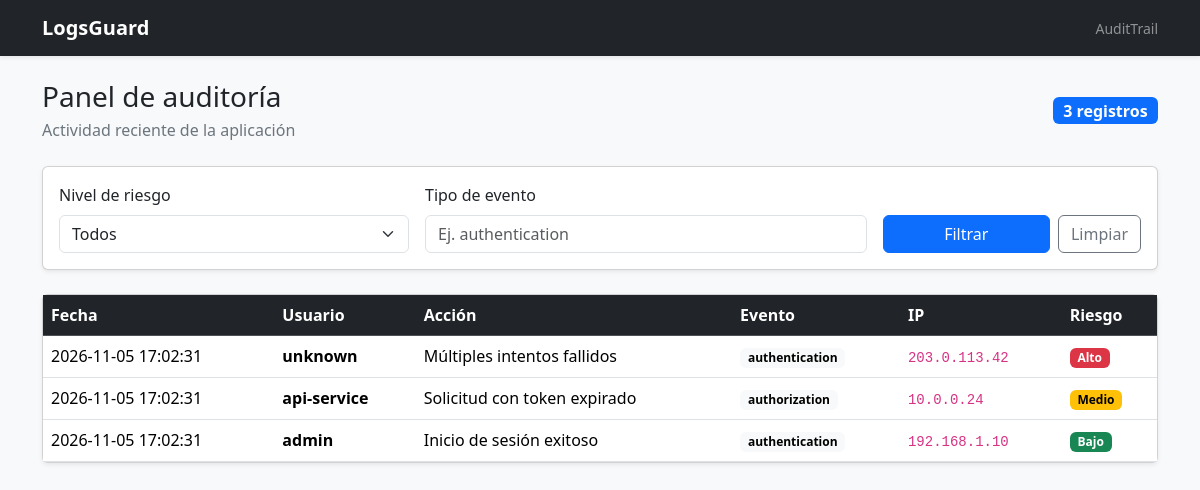
The page / on the database its author committed.
### tables this page shows
CREATE TABLE audit_logs (
     
    id BIGINT PRIMARY KEY,
    username VARCHAR(120) NOT NULL,
    action VARCHAR(160) NOT NULL,
    ip_address VARCHAR(45) NOT NULL,
    occurred_at TIMESTAMP NOT NULL DEFAULT CURRENT_TIMESTAMP,
    risk_level VARCHAR(10) NOT NULL DEFAULT 'low',
    event_type VARCHAR(80) NOT NULL,
    details TEXT NULL,
    CONSTRAINT audit_logs_risk_level_check
        CHECK (risk_level IN ('low', 'medium', 'high', 'critical'))
);

### public/index.php (the view, shortened to what this page needs)
<?php
function escape(string|int|null $value): string
{
    return htmlspecialchars((string) ($value ?? ''), ENT_QUOTES | ENT_SUBSTITUTE, 'UTF-8');
}
$logs = [];
$errorMessage = null;
$eventFilter = trim((string) ($_GET['event_type'] ?? ''));
try {
    $connection = Database::getConnection();
    $parameters = [];
    $query = 'SELECT id, username, action, ip_address, occurred_at, risk_level, event_type, details
        FROM audit_logs';
    $query .= ' ORDER BY occurred_at DESC LIMIT ' . PAGE_SIZE;
    $statement = $connection->prepare($query);
    $statement->execute($parameters);
    $logs = $statement->fetchAll();
} catch (RuntimeException $exception) {
    $errorMessage = $exception->getMessage();
} catch (PDOException $exception) {
    error_log('LogsGuard: error consultando auditoría: ' . $exception->getMessage());
    $errorMessage = 'No fue posible cargar los registros de auditoría.';
}
$riskLabels = [
    'low' => 'Bajo',
    'medium' => 'Medio',
    'high' => 'Alto',
    'critical' => 'Crítico',
];
$riskClasses = [
    'low' => 'success',
    'medium' => 'warning',
    'high' => 'danger',
    'critical' => 'dark',
];
?>
<!doctype html>
<html lang="es">
<head>
    <link href="https://cdn.jsdelivr.net/npm/bootstrap@5.3.3/dist/css/bootstrap.min.css" rel="stylesheet">
</head>
<body class="bg-light">
    <nav class="navbar navbar-dark bg-dark shadow-sm">
        <div class="container">
            <span class="navbar-brand fw-semibold">LogsGuard</span>
            <span class="text-white-50 small">AuditTrail</span>
        </div>
    </nav>
    <main class="container py-4">
        <div class="d-flex flex-column flex-md-row justify-content-between align-items-md-center mb-4 gap-2">
            <div>
                <h1 class="h3 mb-1">Panel de auditoría</h1>
                <p class="text-secondary mb-0">Actividad reciente de la aplicación</p>
            </div>
            <span class="badge text-bg-primary fs-6"><?= count($logs) ?> registros</span>
        </div>
        <?php if ($errorMessage !== null): ?>
            <div class="alert alert-danger" role="alert">
                <?= escape($errorMessage) ?>
            </div>
        <?php else: ?>
            <form method="get" class="card card-body shadow-sm mb-4">
                <div class="row g-3 align-items-end">
                    <div class="col-md-4">
                        <label for="risk_level" class="form-label">Nivel de riesgo</label>
                        <select id="risk_level" name="risk_level" class="form-select">
                            <option value="">Todos</option>
                        </select>
                    </div>
                    <div class="col-md-5">
                        <label for="event_type" class="form-label">Tipo de evento</label>
                        <input id="event_type" name="event_type" class="form-control"
                               value="<?= escape($eventFilter) ?>" maxlength="80"
                               placeholder="Ej. authentication">
                    </div>
                    <div class="col-md-3 d-flex gap-2">
                        <button class="btn btn-primary flex-grow-1" type="submit">Filtrar</button>
                        <a class="btn btn-outline-secondary" href="<?= escape($_SERVER['PHP_SELF'] ?? '/') ?>">Limpiar</a>
                    </div>
                </div>
            </form>
            <div class="card shadow-sm">
                <div class="table-responsive">
                    <table class="table table-hover align-middle mb-0">
                        <thead class="table-dark">
                            <tr>
                                <th scope="col">Fecha</th>
                                <th scope="col">Usuario</th>
                                <th scope="col">Acción</th>
                                <th scope="col">Evento</th>
                                <th scope="col">IP</th>
                                <th scope="col">Riesgo</th>
                            </tr>
                        </thead>
                        <tbody>
                            <?php if ($logs === []): ?>
                                <tr>
                                    <td colspan="6" class="text-center text-secondary py-4">
                                        No hay registros para los filtros seleccionados.
                                    </td>
                                </tr>
                            <?php else: ?>
                                <?php foreach ($logs as $log): ?>
                                    <?php $risk = (string) ($log['risk_level'] ?? 'low'); ?>
                                    <tr>
                                        <td class="text-nowrap"><?= escape($log['occurred_at'] ?? null) ?></td>
                                        <td class="fw-semibold"><?= escape($log['username'] ?? null) ?></td>
                                        <td><?= escape($log['action'] ?? null) ?></td>
                                        <td><span class="badge text-bg-light"><?= escape($log['event_type'] ?? null) ?></span></td>
                                        <td><code><?= escape($log['ip_address'] ?? null) ?></code></td>
                                        <td>
                                            <span class="badge text-bg-<?= escape($riskClasses[$risk] ?? 'secondary') ?>">
                                                <?= escape($riskLabels[$risk] ?? $risk) ?>
                                            </span>
                                        </td>
                                    </tr>
                                <?php endforeach; ?>
                            <?php endif; ?>
                        </tbody>
                    </table>
                </div>
            </div>
        <?php endif; ?>
    </main>
</body>
</html>

### rows shown on the page
audit_logs: occurred_at "2026-11-05 17:02:31", username "unknown", action "Múltiples intentos fallidos", event_type "authentication", ip_address "203.0.113.42", risk_level "Alto"
audit_logs: occurred_at "2026-11-05 17:02:31", username "api-service", action "Solicitud con token expirado", event_type "authorization", ip_address "10.0.0.24", risk_level "Medio"
audit_logs: occurred_at "2026-11-05 17:02:31", username "admin", action "Inicio de sesión exitoso", event_type "authentication", ip_address "192.168.1.10", risk_level "Bajo"

### other values the page prints
count($logs) "3"
